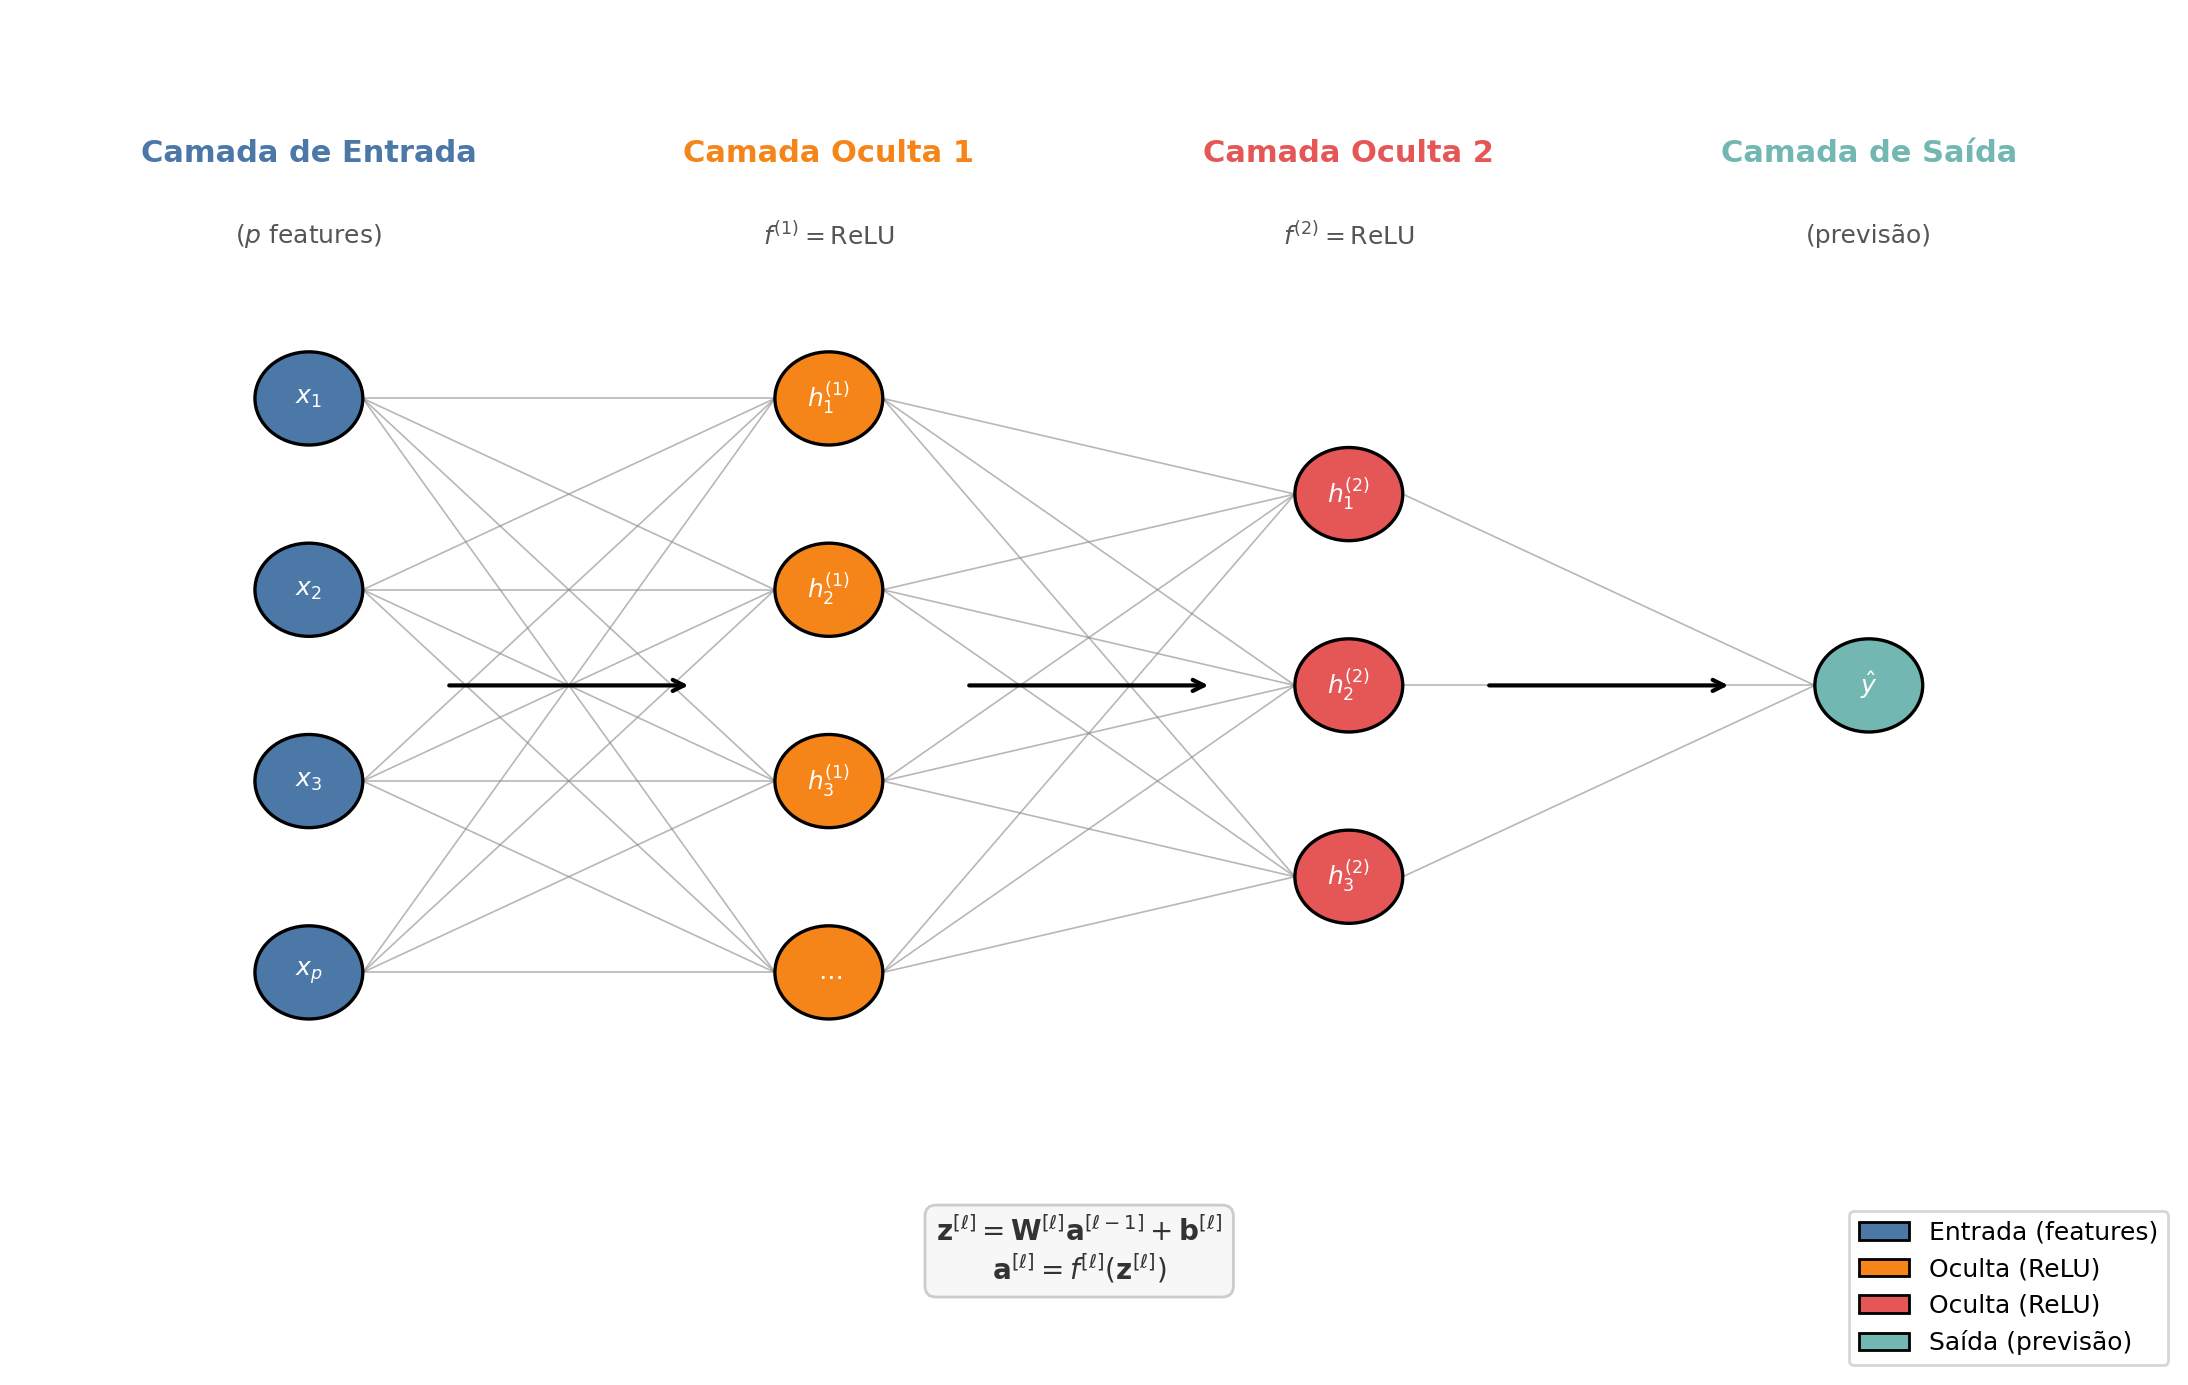

This chart was generated by the following Python code:
import matplotlib.pyplot as plt
import matplotlib.patches as mpatches
import numpy as np

plt.rcParams['font.family'] = 'sans-serif'
plt.rcParams['font.size'] = 10

fig, ax = plt.subplots(figsize=(11, 7))
ax.set_xlim(0, 11)
ax.set_ylim(0, 8)
ax.axis('off')
fig.patch.set_facecolor('white')

# Cores das camadas
colors = {
    'input': '#4C78A8',
    'hidden1': '#F58518',
    'hidden2': '#E45756',
    'output': '#72B7B2',
    'conn': '#888888',
    'text': '#333333'
}

def draw_neuron(ax, x, y, color, label, radius=0.28):
    """Desenha um neurônio como círculo com label."""
    circle = plt.Circle((x, y), radius, facecolor=color, edgecolor='black',
                        linewidth=1.2, zorder=4)
    ax.add_patch(circle)
    ax.text(x, y, label, ha='center', va='center', fontsize=9,
            color='white', fontweight='bold', zorder=5)

def draw_connection(ax, x1, y1, x2, y2, color='#888888', lw=0.6):
    """Desenha uma linha de conexão entre dois neurônios."""
    ax.plot([x1, x2], [y1, y2], color=color, linewidth=lw, zorder=1, alpha=0.6)

# =============================
# CONFIGURAÇÃO DAS CAMADAS
# =============================

# Número de neurônios visíveis por camada (mostramos alguns + "...")
n_input = 4     # x1, x2, x3, xp
n_hidden1 = 4   # h1_1 .. h1_4
n_hidden2 = 3   # h2_1 .. h2_3
n_output = 1    # y_pred

# Posições X das camadas
x_input = 1.5
x_hidden1 = 4.2
x_hidden2 = 6.9
x_output = 9.6

# Posições Y (centralizadas)
def y_positions(n, y_center=4.0, spacing=1.1):
    if n == 1:
        return [y_center]
    total_h = (n - 1) * spacing
    start = y_center + total_h / 2
    return [start - i * spacing for i in range(n)]

y_in = y_positions(n_input, 4.0, 1.15)
y_h1 = y_positions(n_hidden1, 4.0, 1.15)
y_h2 = y_positions(n_hidden2, 4.0, 1.15)
y_out = y_positions(n_output, 4.0, 1.15)

# =============================
# DESENHA CONEXÕES (antes dos neurônios para ficar por baixo)
# =============================

# Entrada -> Hidden 1
for yi in y_in:
    for yh in y_h1:
        draw_connection(ax, x_input + 0.28, yi, x_hidden1 - 0.28, yh)

# Hidden 1 -> Hidden 2
for yh1 in y_h1:
    for yh2 in y_h2:
        draw_connection(ax, x_hidden1 + 0.28, yh1, x_hidden2 - 0.28, yh2)

# Hidden 2 -> Saída
for yh2 in y_h2:
    for yo in y_out:
        draw_connection(ax, x_hidden2 + 0.28, yh2, x_output - 0.28, yo)

# =============================
# DESENHA NEURÔNIOS
# =============================

# Camada de entrada
input_labels = [r'$x_1$', r'$x_2$', r'$x_3$', r'$x_p$']
for y, lab in zip(y_in, input_labels):
    draw_neuron(ax, x_input, y, colors['input'], lab)

# Camada oculta 1
h1_labels = [r'$h_1^{(1)}$', r'$h_2^{(1)}$', r'$h_3^{(1)}$', r'$\dots$']
for y, lab in zip(y_h1, h1_labels):
    draw_neuron(ax, x_hidden1, y, colors['hidden1'], lab)

# Camada oculta 2
h2_labels = [r'$h_1^{(2)}$', r'$h_2^{(2)}$', r'$h_3^{(2)}$']
for y, lab in zip(y_h2, h2_labels):
    draw_neuron(ax, x_hidden2, y, colors['hidden2'], lab)

# Camada de saída
for y, lab in zip(y_out, [r'$\hat{y}$']):
    draw_neuron(ax, x_output, y, colors['output'], lab)

# =============================
# LABELS DAS CAMADAS
# =============================

ax.text(x_input, 7.2, 'Camada de Entrada', ha='center', va='center',
        fontsize=11, fontweight='bold', color=colors['input'])
ax.text(x_input, 6.7, r'($p$ features)', ha='center', va='center',
        fontsize=9, color='#555555')

ax.text(x_hidden1, 7.2, 'Camada Oculta 1', ha='center', va='center',
        fontsize=11, fontweight='bold', color=colors['hidden1'])
ax.text(x_hidden1, 6.7, r'$f^{(1)} = \mathrm{ReLU}$', ha='center', va='center',
        fontsize=9, color='#555555')

ax.text(x_hidden2, 7.2, 'Camada Oculta 2', ha='center', va='center',
        fontsize=11, fontweight='bold', color=colors['hidden2'])
ax.text(x_hidden2, 6.7, r'$f^{(2)} = \mathrm{ReLU}$', ha='center', va='center',
        fontsize=9, color='#555555')

ax.text(x_output, 7.2, 'Camada de Saída', ha='center', va='center',
        fontsize=11, fontweight='bold', color=colors['output'])
ax.text(x_output, 6.7, r'(previsão)', ha='center', va='center',
        fontsize=9, color='#555555')

# =============================
# SETAS DE FLUXO
# =============================

arrow_y = 4.0
for x_start, x_end in [(x_input + 0.7, x_hidden1 - 0.7),
                        (x_hidden1 + 0.7, x_hidden2 - 0.7),
                        (x_hidden2 + 0.7, x_output - 0.7)]:
    ax.annotate('', xy=(x_end, arrow_y), xytext=(x_start, arrow_y),
                arrowprops=dict(arrowstyle='->', color='black', lw=1.5),
                zorder=6)

# =============================
# PAINEL DE NOTAÇÃO MATEMÁTICA
# =============================

notation_text = (
    r'$\mathbf{z}^{[\ell]} = \mathbf{W}^{[\ell]} \mathbf{a}^{[\ell-1]} + \mathbf{b}^{[\ell]}$' + '\n' +
    r'$\mathbf{a}^{[\ell]} = f^{[\ell]}(\mathbf{z}^{[\ell]})$'
)
ax.text(5.5, 0.6, notation_text, ha='center', va='center', fontsize=10,
        color=colors['text'],
        bbox=dict(boxstyle='round,pad=0.4', facecolor='#f7f7f7',
                  edgecolor='#cccccc', linewidth=1))

# =============================
# LEGENDA
# =============================

legend_elements = [
    mpatches.Patch(facecolor=colors['input'], edgecolor='black', label='Entrada (features)'),
    mpatches.Patch(facecolor=colors['hidden1'], edgecolor='black', label='Oculta (ReLU)'),
    mpatches.Patch(facecolor=colors['hidden2'], edgecolor='black', label='Oculta (ReLU)'),
    mpatches.Patch(facecolor=colors['output'], edgecolor='black', label='Saída (previsão)'),
]
ax.legend(handles=legend_elements, loc='lower right', fontsize=9,
          frameon=True, fancybox=True, bbox_to_anchor=(1.02, -0.02))

plt.tight_layout()
plt.savefig('../images/fig-mlp-architecture.png', dpi=200, bbox_inches='tight', facecolor='white')
plt.show()
